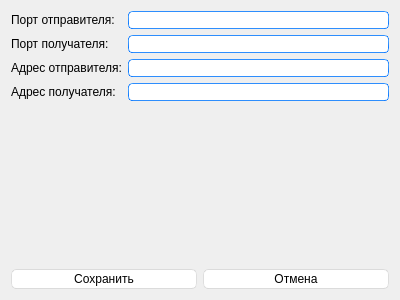
<?xml version="1.0" encoding="UTF-8"?>
<ui version="4.0">
 <class>Settings</class>
 <widget class="QDialog" name="Settings">
  <property name="geometry">
   <rect>
    <x>0</x>
    <y>0</y>
    <width>400</width>
    <height>300</height>
   </rect>
  </property>
  <property name="windowTitle">
   <string>Dialog</string>
  </property>
  <property name="styleSheet">
   <string notr="true">QMainWindow {
	background-color:#ececec;
}
QTextEdit {
	border-width: 1px;
	border-style: solid;
	border-color: qlineargradient(spread:pad, x1:0.5, y1:1, x2:0.5, y2:0, stop:0 rgba(0, 113, 255, 255), stop:1 rgba(91, 171, 252, 255));
}

QPlainTextEdit {
	border-width: 1px;
	border-style: solid;
	border-color: qlineargradient(spread:pad, x1:0.5, y1:1, x2:0.5, y2:0, stop:0 rgba(0, 113, 255, 255), stop:1 rgba(91, 171, 252, 255));
}

QToolButton {
	border-style: solid;
	border-top-color: qlineargradient(spread:pad, x1:0.5, y1:1, x2:0.5, y2:0, stop:0 rgb(215, 215, 215), stop:1 rgb(222, 222, 222));
	border-right-color: qlineargradient(spread:pad, x1:0, y1:0.5, x2:1, y2:0.5, stop:0 rgb(217, 217, 217), stop:1 rgb(227, 227, 227));
	border-left-color: qlineargradient(spread:pad, x1:0, y1:0.5, x2:1, y2:0.5, stop:0 rgb(227, 227, 227), stop:1 rgb(217, 217, 217));
	border-bottom-color: qlineargradient(spread:pad, x1:0.5, y1:1, x2:0.5, y2:0, stop:0 rgb(215, 215, 215), stop:1 rgb(222, 222, 222));
	border-width: 1px;
	border-radius: 5px;
	color: rgb(0,0,0);
	padding: 2px;
	background-color: rgb(255,255,255);
}
QToolButton:hover{
	border-style: solid;
	border-top-color: qlineargradient(spread:pad, x1:0.5, y1:1, x2:0.5, y2:0, stop:0 rgb(195, 195, 195), stop:1 rgb(222, 222, 222));
	border-right-color: qlineargradient(spread:pad, x1:0, y1:0.5, x2:1, y2:0.5, stop:0 rgb(197, 197, 197), stop:1 rgb(227, 227, 227));
	border-left-color: qlineargradient(spread:pad, x1:0, y1:0.5, x2:1, y2:0.5, stop:0 rgb(227, 227, 227), stop:1 rgb(197, 197, 197));
	border-bottom-color: qlineargradient(spread:pad, x1:0.5, y1:1, x2:0.5, y2:0, stop:0 rgb(195, 195, 195), stop:1 rgb(222, 222, 222));
	border-width: 1px;
	border-radius: 5px;
	color: rgb(0,0,0);
	padding: 2px;
	background-color: rgb(255,255,255);
}
QToolButton:pressed{
	border-style: solid;
	border-top-color: qlineargradient(spread:pad, x1:0.5, y1:1, x2:0.5, y2:0, stop:0 rgb(215, 215, 215), stop:1 rgb(222, 222, 222));
	border-right-color: qlineargradient(spread:pad, x1:0, y1:0.5, x2:1, y2:0.5, stop:0 rgb(217, 217, 217), stop:1 rgb(227, 227, 227));
	border-left-color: qlineargradient(spread:pad, x1:0, y1:0.5, x2:1, y2:0.5, stop:0 rgb(227, 227, 227), stop:1 rgb(217, 217, 217));
	border-bottom-color: qlineargradient(spread:pad, x1:0.5, y1:1, x2:0.5, y2:0, stop:0 rgb(215, 215, 215), stop:1 rgb(222, 222, 222));
	border-width: 1px;
	border-radius: 5px;
	color: rgb(0,0,0);
	padding: 2px;
	background-color: rgb(142,142,142);
}
QPushButton{
	border-style: solid;
	border-top-color: qlineargradient(spread:pad, x1:0.5, y1:1, x2:0.5, y2:0, stop:0 rgb(215, 215, 215), stop:1 rgb(222, 222, 222));
	border-right-color: qlineargradient(spread:pad, x1:0, y1:0.5, x2:1, y2:0.5, stop:0 rgb(217, 217, 217), stop:1 rgb(227, 227, 227));
	border-left-color: qlineargradient(spread:pad, x1:0, y1:0.5, x2:1, y2:0.5, stop:0 rgb(227, 227, 227), stop:1 rgb(217, 217, 217));
	border-bottom-color: qlineargradient(spread:pad, x1:0.5, y1:1, x2:0.5, y2:0, stop:0 rgb(215, 215, 215), stop:1 rgb(222, 222, 222));
	border-width: 1px;
	border-radius: 5px;
	color: rgb(0,0,0);
	padding: 2px;
	background-color: rgb(255,255,255);
}
QPushButton::default{
	border-style: solid;
	border-top-color: qlineargradient(spread:pad, x1:0.5, y1:1, x2:0.5, y2:0, stop:0 rgb(215, 215, 215), stop:1 rgb(222, 222, 222));
	border-right-color: qlineargradient(spread:pad, x1:0, y1:0.5, x2:1, y2:0.5, stop:0 rgb(217, 217, 217), stop:1 rgb(227, 227, 227));
	border-left-color: qlineargradient(spread:pad, x1:0, y1:0.5, x2:1, y2:0.5, stop:0 rgb(227, 227, 227), stop:1 rgb(217, 217, 217));
	border-bottom-color: qlineargradient(spread:pad, x1:0.5, y1:1, x2:0.5, y2:0, stop:0 rgb(215, 215, 215), stop:1 rgb(222, 222, 222));
	border-width: 1px;
	border-radius: 5px;
	color: rgb(0,0,0);
	padding: 2px;
	background-color: rgb(255,255,255);
}
QPushButton:hover{
	border-style: solid;
	border-top-color: qlineargradient(spread:pad, x1:0.5, y1:1, x2:0.5, y2:0, stop:0 rgb(195, 195, 195), stop:1 rgb(222, 222, 222));
	border-right-color: qlineargradient(spread:pad, x1:0, y1:0.5, x2:1, y2:0.5, stop:0 rgb(197, 197, 197), stop:1 rgb(227, 227, 227));
	border-left-color: qlineargradient(spread:pad, x1:0, y1:0.5, x2:1, y2:0.5, stop:0 rgb(227, 227, 227), stop:1 rgb(197, 197, 197));
	border-bottom-color: qlineargradient(spread:pad, x1:0.5, y1:1, x2:0.5, y2:0, stop:0 rgb(195, 195, 195), stop:1 rgb(222, 222, 222));
	border-width: 1px;
	border-radius: 5px;
	color: rgb(0,0,0);
	padding: 2px;
	background-color: rgb(255,255,255);
}
QPushButton:pressed{
	border-style: solid;
	border-top-color: qlineargradient(spread:pad, x1:0.5, y1:1, x2:0.5, y2:0, stop:0 rgb(215, 215, 215), stop:1 rgb(222, 222, 222));
	border-right-color: qlineargradient(spread:pad, x1:0, y1:0.5, x2:1, y2:0.5, stop:0 rgb(217, 217, 217), stop:1 rgb(227, 227, 227));
	border-left-color: qlineargradient(spread:pad, x1:0, y1:0.5, x2:1, y2:0.5, stop:0 rgb(227, 227, 227), stop:1 rgb(217, 217, 217));
	border-bottom-color: qlineargradient(spread:pad, x1:0.5, y1:1, x2:0.5, y2:0, stop:0 rgb(215, 215, 215), stop:1 rgb(222, 222, 222));
	border-width: 1px;
	border-radius: 5px;
	color: rgb(0,0,0);
	padding: 2px;
	background-color: rgb(142,142,142);
}
QPushButton:disabled{
	border-style: solid;
	border-top-color: qlineargradient(spread:pad, x1:0.5, y1:1, x2:0.5, y2:0, stop:0 rgb(215, 215, 215), stop:1 rgb(222, 222, 222));
	border-right-color: qlineargradient(spread:pad, x1:0, y1:0.5, x2:1, y2:0.5, stop:0 rgb(217, 217, 217), stop:1 rgb(227, 227, 227));
	border-left-color: qlineargradient(spread:pad, x1:0, y1:0.5, x2:1, y2:0.5, stop:0 rgb(227, 227, 227), stop:1 rgb(217, 217, 217));
	border-bottom-color: qlineargradient(spread:pad, x1:0.5, y1:1, x2:0.5, y2:0, stop:0 rgb(215, 215, 215), stop:1 rgb(222, 222, 222));
	border-width: 1px;
	border-radius: 5px;
	color: #808086;
	padding: 2px;
	background-color: rgb(142,142,142);
}
QLineEdit {
	border-width: 1px; border-radius: 4px;
	border-style: solid;
	border-color: qlineargradient(spread:pad, x1:0.5, y1:1, x2:0.5, y2:0, stop:0 rgba(0, 113, 255, 255), stop:1 rgba(91, 171, 252, 255));
}
QSpinBox {
	/*border-width: 1px; */
	border-radius: 4px;
	border-style: solid;
}
QLabel {
	color: #000000;
}
QLCDNumber {
	color: rgb(0, 113, 255, 255);
}
QProgressBar {
	text-align: center;
	color: rgb(240, 240, 240);
	border-width: 1px; 
	border-radius: 10px;
	border-color: rgb(230, 230, 230);
	border-style: solid;
	background-color:rgb(207,207,207);
}
QProgressBar::chunk {
	background-color: qlineargradient(spread:pad, x1:0.5, y1:1, x2:0.5, y2:0, stop:0 rgba(49, 147, 250, 255), stop:1 rgba(34, 142, 255, 255));
	border-radius: 10px;
}
QMenuBar {
	background-color: qlineargradient(spread:pad, x1:0.5, y1:1, x2:0.5, y2:0, stop:0 rgba(207, 209, 207, 255), stop:1 rgba(230, 229, 230, 255));
}
QMenuBar::item {
	color: #000000;
  	spacing: 3px;
  	padding: 1px 4px;
	background-color: qlineargradient(spread:pad, x1:0.5, y1:1, x2:0.5, y2:0, stop:0 rgba(207, 209, 207, 255), stop:1 rgba(230, 229, 230, 255));
}

QMenuBar::item:selected {
  	background-color: qlineargradient(spread:pad, x1:0.5, y1:1, x2:0.5, y2:0, stop:0 rgba(0, 113, 255, 255), stop:1 rgba(91, 171, 252, 255));
	color: #FFFFFF;
}
QMenu::item:selected {
	border-style: solid;
	border-top-color: transparent;
	border-right-color: transparent;
	border-left-color: qlineargradient(spread:pad, x1:0.5, y1:1, x2:0.5, y2:0, stop:0 rgba(0, 113, 255, 255), stop:1 rgba(91, 171, 252, 255));
	border-bottom-color: transparent;
	border-left-width: 2px;
	color: #000000;
	padding-left:15px;
	padding-top:4px;
	padding-bottom:4px;
	padding-right:7px;
}
QMenu::item {
	border-style: solid;
	border-top-color: transparent;
	border-right-color: transparent;
	border-left-color: transparent;
	border-bottom-color: transparent;
	border-bottom-width: 1px;
	color: #000000;
	padding-left:17px;
	padding-top:4px;
	padding-bottom:4px;
	padding-right:7px;
}
QTabWidget {
	color:rgb(0,0,0);
	background-color:#000000;
}
QTabWidget::pane {
		border-color: rgb(223,223,223);
		background-color:rgb(226,226,226);
		border-style: solid;
		border-width: 2px;
    	border-radius: 6px;
}
QTabBar::tab:first {
	border-style: solid;
	border-left-width:1px;
	border-right-width:0px;
	border-top-width:1px;
	border-bottom-width:1px;
	border-top-color: rgb(209,209,209);
	border-left-color: qlineargradient(spread:pad, x1:0.5, y1:1, x2:0.5, y2:0, stop:0 rgba(209, 209, 209, 209), stop:1 rgba(229, 229, 229, 229));
	border-bottom-color: rgb(229,229,229);
	border-top-left-radius: 4px;
	border-bottom-left-radius: 4px;
	color: #000000;
	padding: 3px;
	margin-left:0px;
	background-color: qlineargradient(spread:pad, x1:0.5, y1:1, x2:0.5, y2:0, stop:0 rgba(247, 247, 247, 255), stop:1 rgba(255, 255, 255, 255));
}
QTabBar::tab:last {
	border-style: solid;
	border-width:1px;
	border-top-color: rgb(209,209,209);
	border-left-color: qlineargradient(spread:pad, x1:0.5, y1:1, x2:0.5, y2:0, stop:0 rgba(209, 209, 209, 209), stop:1 rgba(229, 229, 229, 229));
	border-right-color: qlineargradient(spread:pad, x1:0.5, y1:1, x2:0.5, y2:0, stop:0 rgba(209, 209, 209, 209), stop:1 rgba(229, 229, 229, 229));
	border-bottom-color: rgb(229,229,229);
	border-top-right-radius: 4px;
	border-bottom-right-radius: 4px;
	color: #000000;
	padding: 3px;
	margin-left:0px;
	background-color: qlineargradient(spread:pad, x1:0.5, y1:1, x2:0.5, y2:0, stop:0 rgba(247, 247, 247, 255), stop:1 rgba(255, 255, 255, 255));
}
QTabBar::tab {
	border-style: solid;
	border-top-width:1px;
	border-bottom-width:1px;
	border-left-width:1px;
	border-top-color: rgb(209,209,209);
	border-left-color: qlineargradient(spread:pad, x1:0.5, y1:1, x2:0.5, y2:0, stop:0 rgba(209, 209, 209, 209), stop:1 rgba(229, 229, 229, 229));
	border-bottom-color: rgb(229,229,229);
	color: #000000;
	padding: 3px;
	margin-left:0px;
	background-color: qlineargradient(spread:pad, x1:0.5, y1:1, x2:0.5, y2:0, stop:0 rgba(247, 247, 247, 255), stop:1 rgba(255, 255, 255, 255));
}
QTabBar::tab:selected, QTabBar::tab:last:selected, QTabBar::tab:hover {
  	border-style: solid;
  	border-left-width:1px;
	border-right-color: transparent;
	border-top-color: rgb(209,209,209);
	border-left-color: qlineargradient(spread:pad, x1:0.5, y1:1, x2:0.5, y2:0, stop:0 rgba(209, 209, 209, 209), stop:1 rgba(229, 229, 229, 229));
	border-bottom-color: rgb(229,229,229);
	color: #FFFFFF;
	padding: 3px;
	margin-left:0px;
	background-color: qlineargradient(spread:pad, x1:0.5, y1:1, x2:0.5, y2:0, stop:0 rgba(0, 113, 255, 255), stop:1 rgba(91, 171, 252, 255));
}

QTabBar::tab:selected, QTabBar::tab:first:selected, QTabBar::tab:hover {
  	border-style: solid;
  	border-left-width:1px;
  	border-bottom-width:1px;
  	border-top-width:1px;
	border-right-color: transparent;
	border-top-color: rgb(209,209,209);
	border-left-color: qlineargradient(spread:pad, x1:0.5, y1:1, x2:0.5, y2:0, stop:0 rgba(209, 209, 209, 209), stop:1 rgba(229, 229, 229, 229));
	border-bottom-color: rgb(229,229,229);
	color: #FFFFFF;
	padding: 3px;
	margin-left:0px;
	background-color: qlineargradient(spread:pad, x1:0.5, y1:1, x2:0.5, y2:0, stop:0 rgba(0, 113, 255, 255), stop:1 rgba(91, 171, 252, 255));
}

QCheckBox {
	color: #000000;
	padding: 2px;
}
QCheckBox:disabled {
	color: #808086;
	padding: 2px;
}

QCheckBox:hover {
	border-radius:4px;
	border-style:solid;
	padding-left: 1px;
	padding-right: 1px;
	padding-bottom: 1px;
	padding-top: 1px;
	border-width:1px;
	border-color: transparent;
}
QCheckBox::indicator:checked {

	height: 10px;
	width: 10px;
	border-style:solid;
	border-width: 1px;
	border-color: qlineargradient(spread:pad, x1:0.5, y1:1, x2:0.5, y2:0, stop:0 rgba(0, 113, 255, 255), stop:1 rgba(91, 171, 252, 255));
	color: #000000;
	background-color: qlineargradient(spread:pad, x1:0.5, y1:1, x2:0.5, y2:0, stop:0 rgba(0, 113, 255, 255), stop:1 rgba(91, 171, 252, 255));
}
QCheckBox::indicator:unchecked {

	height: 10px;
	width: 10px;
	border-style:solid;
	border-width: 1px;
	border-color: qlineargradient(spread:pad, x1:0.5, y1:1, x2:0.5, y2:0, stop:0 rgba(0, 113, 255, 255), stop:1 rgba(91, 171, 252, 255));
	color: #000000;
}
QRadioButton {
	color: 000000;
	padding: 1px;
}
QRadioButton::indicator:checked {
	height: 10px;
	width: 10px;
	border-style:solid;
	border-radius:5px;
	border-width: 1px;
	border-color: qlineargradient(spread:pad, x1:0.5, y1:1, x2:0.5, y2:0, stop:0 rgba(0, 113, 255, 255), stop:1 rgba(91, 171, 252, 255));
	color: #a9b7c6;
	background-color: qlineargradient(spread:pad, x1:0.5, y1:1, x2:0.5, y2:0, stop:0 rgba(0, 113, 255, 255), stop:1 rgba(91, 171, 252, 255));
}
QRadioButton::indicator:!checked {
	height: 10px;
	width: 10px;
	border-style:solid;
	border-radius:5px;
	border-width: 1px;
	border-color: qlineargradient(spread:pad, x1:0.5, y1:1, x2:0.5, y2:0, stop:0 rgba(0, 113, 255, 255), stop:1 rgba(91, 171, 252, 255));
	color: #a9b7c6;
	background-color: transparent;
}
QStatusBar {
	color:#027f7f;
}

QSpinBox {
	border-style: solid;
	border-width: 1px;
	border-color: qlineargradient(spread:pad, x1:0.5, y1:1, x2:0.5, y2:0, stop:0 rgba(0, 113, 255, 255), stop:1 rgba(91, 171, 252, 255));
}

QDoubleSpinBox {
	border-style: solid;
	border-width: 1px;
	border-color: qlineargradient(spread:pad, x1:0.5, y1:1, x2:0.5, y2:0, stop:0 rgba(0, 113, 255, 255), stop:1 rgba(91, 171, 252, 255));
}
QTimeEdit {
	border-style: solid;
	border-width: 1px;
	border-color: qlineargradient(spread:pad, x1:0.5, y1:1, x2:0.5, y2:0, stop:0 rgba(0, 113, 255, 255), stop:1 rgba(91, 171, 252, 255));
}
QDateTimeEdit {
	border-style: solid;
	border-width: 1px;
	border-color: qlineargradient(spread:pad, x1:0.5, y1:1, x2:0.5, y2:0, stop:0 rgba(0, 113, 255, 255), stop:1 rgba(91, 171, 252, 255));
}
QDateEdit {
	border-style: solid;
	border-width: 1px;
	border-color: qlineargradient(spread:pad, x1:0.5, y1:1, x2:0.5, y2:0, stop:0 rgba(0, 113, 255, 255), stop:1 rgba(91, 171, 252, 255));
}

QToolBox {
	color: #a9b7c6;
	background-color:#000000;
}
QToolBox::tab {
	color: #a9b7c6;
	background-color:#000000;
}
QToolBox::tab:selected {
	color: #FFFFFF;
	background-color:#000000;
}
QScrollArea {
	color: #FFFFFF;
	background-color:#000000;
}
QSlider::groove:horizontal {
	height: 5px;
	background-color: qlineargradient(spread:pad, x1:0.5, y1:1, x2:0.5, y2:0, stop:0 rgba(49, 147, 250, 255), stop:1 rgba(34, 142, 255, 255));
}
QSlider::groove:vertical {
	width: 5px;
	background-color: qlineargradient(spread:pad, x1:0.5, y1:1, x2:0.5, y2:0, stop:0 rgba(49, 147, 250, 255), stop:1 rgba(34, 142, 255, 255));
}
QSlider::handle:horizontal {
	background: rgb(253,253,253);
	border-style: solid;
	border-width: 1px;
	border-color: rgb(207,207,207);
	width: 12px;
	margin: -5px 0;
	border-radius: 7px;
}
QSlider::handle:vertical {
	background: rgb(253,253,253);
	border-style: solid;
	border-width: 1px;
	border-color: rgb(207,207,207);
	height: 12px;
	margin: 0 -5px;
	border-radius: 7px;
}
QSlider::add-page:horizontal {
    background: rgb(181,181,181);
}
QSlider::add-page:vertical {
    background: rgb(181,181,181);
}
QSlider::sub-page:horizontal {
    background-color: qlineargradient(spread:pad, x1:0.5, y1:1, x2:0.5, y2:0, stop:0 rgba(49, 147, 250, 255), stop:1 rgba(34, 142, 255, 255));
}
QSlider::sub-page:vertical {
    background-color: qlineargradient(spread:pad, y1:0.5, x1:1, y2:0.5, x2:0, stop:0 rgba(49, 147, 250, 255), stop:1 rgba(34, 142, 255, 255));
}
QScrollBar:horizontal {
	max-height: 20px;
	border: 1px transparent grey;
	margin: 0px 20px 0px 20px;
}
QScrollBar:vertical {
	max-width: 20px;
	border: 1px transparent grey;
	margin: 20px 0px 20px 0px;
}
QScrollBar::handle:horizontal {
	background: rgb(253,253,253);
	border-style: solid;
	border-width: 1px;
	border-color: rgb(207,207,207);
	border-radius: 7px;
	min-width: 25px;
}
QScrollBar::handle:horizontal:hover {
	background: rgb(253,253,253);
	border-style: solid;
	border-width: 1px;
	border-color: rgb(147, 200, 200);
	border-radius: 7px;
	min-width: 25px;
}
QScrollBar::handle:vertical {
	background: rgb(253,253,253);
	border-style: solid;
	border-width: 1px;
	border-color: rgb(207,207,207);
	border-radius: 7px;
	min-height: 25px;
}
QScrollBar::handle:vertical:hover {
	background: rgb(253,253,253);
	border-style: solid;
	border-width: 1px;
	border-color: rgb(147, 200, 200);
	border-radius: 7px;
	min-height: 25px;
}
QScrollBar::add-line:horizontal {
   border: 2px transparent grey;
   border-top-right-radius: 7px;
   border-bottom-right-radius: 7px;
   background: rgba(34, 142, 255, 255);
   width: 20px;
   subcontrol-position: right;
   subcontrol-origin: margin;
}
QScrollBar::add-line:horizontal:pressed {
   border: 2px transparent grey;
   border-top-right-radius: 7px;
   border-bottom-right-radius: 7px;
   background: rgb(181,181,181);
   width: 20px;
   subcontrol-position: right;
   subcontrol-origin: margin;
}
QScrollBar::add-line:vertical {
   border: 2px transparent grey;
   border-bottom-left-radius: 7px;
   border-bottom-right-radius: 7px;
   background: rgba(34, 142, 255, 255);
   height: 20px;
   subcontrol-position: bottom;
   subcontrol-origin: margin;
}
QScrollBar::add-line:vertical:pressed {
   border: 2px transparent grey;
   border-bottom-left-radius: 7px;
   border-bottom-right-radius: 7px;
   background: rgb(181,181,181);
   height: 20px;
   subcontrol-position: bottom;
   subcontrol-origin: margin;
}
QScrollBar::sub-line:horizontal {
   border: 2px transparent grey;
   border-top-left-radius: 7px;
   border-bottom-left-radius: 7px;
   background: rgba(34, 142, 255, 255);
   width: 20px;
   subcontrol-position: left;
   subcontrol-origin: margin;
}
QScrollBar::sub-line:horizontal:pressed {
   border: 2px transparent grey;
   border-top-left-radius: 7px;
   border-bottom-left-radius: 7px;
   background: rgb(181,181,181);
   width: 20px;
   subcontrol-position: left;
   subcontrol-origin: margin;
}
QScrollBar::sub-line:vertical {
   border: 2px transparent grey;
   border-top-left-radius: 7px;
   border-top-right-radius: 7px;
   background: rgba(34, 142, 255, 255);
   height: 20px;
   subcontrol-position: top;
   subcontrol-origin: margin;
}
QScrollBar::sub-line:vertical:pressed {
   border: 2px transparent grey;
   border-top-left-radius: 7px;
   border-top-right-radius: 7px;
   background: rgb(181,181,181);
   height: 20px;
   subcontrol-position: top;
   subcontrol-origin: margin;
}
QScrollBar::left-arrow:horizontal {
   border: 1px transparent grey;
   border-top-left-radius: 3px;
   border-bottom-left-radius: 3px;
   width: 6px;
   height: 6px;
   background: white;
}
QScrollBar::right-arrow:horizontal {
   border: 1px transparent grey;
   border-top-right-radius: 3px;
   border-bottom-right-radius: 3px;
   width: 6px;
   height: 6px;
   background: white;
}
QScrollBar::up-arrow:vertical {
   border: 1px transparent grey;
   border-top-left-radius: 3px;
   border-top-right-radius: 3px;
   width: 6px;
   height: 6px;
   background: white;
}
QScrollBar::down-arrow:vertical {
   border: 1px transparent grey;
   border-bottom-left-radius: 3px;
   border-bottom-right-radius: 3px;
   width: 6px;
   height: 6px;
   background: white;
}
QScrollBar::add-page:horizontal, QScrollBar::sub-page:horizontal {
   background: none;
}
QScrollBar::add-page:vertical, QScrollBar::sub-page:vertical {
   background: none;
}</string>
  </property>
  <layout class="QVBoxLayout" name="verticalLayout">
   <item>
    <layout class="QFormLayout" name="formLayout_3">
     <item row="0" column="0">
      <widget class="QLabel" name="label">
       <property name="text">
        <string>Порт отправителя:</string>
       </property>
      </widget>
     </item>
     <item row="0" column="1">
      <widget class="QLineEdit" name="le_mac_sours"/>
     </item>
     <item row="1" column="0">
      <widget class="QLabel" name="label_2">
       <property name="text">
        <string>Порт получателя:</string>
       </property>
      </widget>
     </item>
     <item row="1" column="1">
      <widget class="QLineEdit" name="le_mac_dest"/>
     </item>
     <item row="2" column="0">
      <widget class="QLabel" name="label_3">
       <property name="text">
        <string>Адрес отправителя:</string>
       </property>
      </widget>
     </item>
     <item row="2" column="1">
      <widget class="QLineEdit" name="le_ip_sours"/>
     </item>
     <item row="3" column="0">
      <widget class="QLabel" name="label_4">
       <property name="text">
        <string>Адрес получателя:</string>
       </property>
      </widget>
     </item>
     <item row="3" column="1">
      <widget class="QLineEdit" name="le_ip_dest"/>
     </item>
    </layout>
   </item>
   <item>
    <spacer name="verticalSpacer">
     <property name="orientation">
      <enum>Qt::Orientation::Vertical</enum>
     </property>
     <property name="sizeHint" stdset="0">
      <size>
       <width>20</width>
       <height>40</height>
      </size>
     </property>
    </spacer>
   </item>
   <item>
    <layout class="QHBoxLayout" name="horizontalLayout_3">
     <item>
      <widget class="QPushButton" name="pb_save">
       <property name="text">
        <string>Сохранить</string>
       </property>
      </widget>
     </item>
     <item>
      <widget class="QPushButton" name="pb_cancel">
       <property name="text">
        <string>Отмена</string>
       </property>
      </widget>
     </item>
    </layout>
   </item>
  </layout>
 </widget>
 <resources/>
 <connections/>
</ui>
